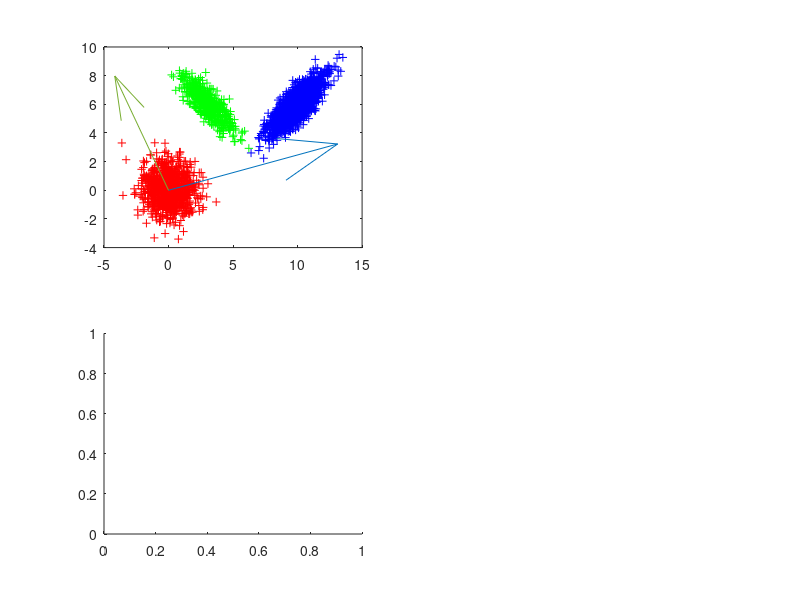

The MATLAB script that drew this image: (Note: this script raises an error after producing the figure.)
N1=1000; N2=500; N3=2000;
X1=mvnrnd([0,0], [1,0;0,1], N1);
X2=mvnrnd([3,6], [1,-0.8;-0.8,1], N2);
X3=mvnrnd([10,6], [1,0.8;0.8,1], N3);
A1=X1(:,1);A2=X1(:,2);
B1=X2(:,1);B2=X2(:,2);
C1=X3(:,1);C2=X3(:,2);
S1=(N1-1)*cov(X1); S2=(N2-1)*cov(X2); S3=(N3-1)*cov(X3);
Sw=S1+S2+S3;
M1=mean(X1); M2=mean(X2); M3=mean(X3);
Mu=(N1*M1+N2*M2+N3*M3)/(N1+N2+N3);
Sb=N1*(M1-Mu)'*(M1-Mu)+N2*(M2-Mu)'*(M2-Mu) +N3*(M3-Mu)'*(M3-Mu);
J=inv(Sw)*Sb;  [V,D]=eig(J); %#ok<MINV>

subplot(2,2,1)
plot(A1,A2,'r+');hold on;
plot(B1,B2,'g+');hold on;
plot(C1,C2,'b+');hold on;
quiver(0,0,V(1,1)*15,V(2,1)*15);hold on;
quiver(0,0,V(1,2)*10,V(2,2)*10);hold on;

subplot(2,2,3)
A=X1*V(:,1);
B=X2*V(:,1);
C=X3*V(:,1);
h1=histogram(A,20);hold on;
h1.FaceColor = 'r';
h2=histogram(B,20);hold on;
h2.FaceColor = 'g';
h3=histogram(C,20);hold on;
h3.FaceColor = 'b';

subplot(2,2,4)
A=X1*V(:,2);
B=X2*V(:,2);
C=X3*V(:,2);
h1=histogram(A,20);hold on;
h1.FaceColor = 'r';
h2=histogram(B,20);hold on;
h2.FaceColor = 'g';
h3=histogram(C,20);hold on;
h3.FaceColor = 'b';